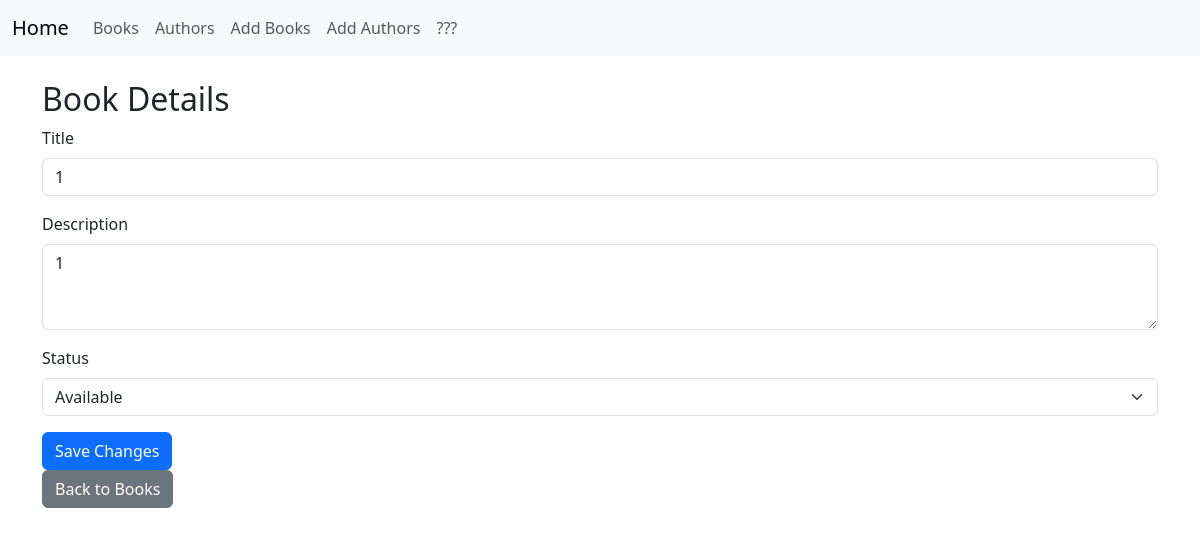
Screenshot of /books/1 with the database file from the repository.
### app/models.py (models this page shows, shortened)
class Book(db.Model):
    id = db.Column(db.Integer, primary_key=True)
    title = db.Column(db.String(100), index=True, unique=True)
    description = db.Column(db.Text)
    status_id = db.Column(db.Integer, db.ForeignKey('status.id'))
    authors = db.relationship('Author', secondary=book_authors, backref=db.backref('books', lazy='dynamic'))
    status = db.relationship('Status', backref='book_status', lazy=True)

class Status(db.Model):
    id = db.Column(db.Integer, primary_key=True)
    available = db.Column(db.Boolean, default=True)
    borrower_name = db.Column(db.String(100))
    borrowed_date = db.Column(db.String(100))
    books = db.relationship('Book', backref='status_books', lazy=True)

### app/routes.py (the view, shortened to what this page needs)
@app.route('/books/<int:book_id>', methods=['GET', 'POST'])
def books_details(book_id):
    book = Book.query.get(book_id)
    previous_status = book.status
    return render_template('book_details.html', book=book)

### app/templates/book_details.html (shortened to what this page needs)
{% extends "index.html" %}
{% block content %}
    <h2>Book Details</h2>
    <form method="POST">
        <div class="mb-3">
            <label for="title" class="form-label">Title</label>
            <input type="text" class="form-control" id="title" name="title" value="{{ book.title }}" required>
        </div>
        <div class="mb-3">
            <label for="description" class="form-label">Description</label>
            <textarea class="form-control" id="description" name="description" rows="3" required>{{ book.description }}</textarea>
        </div>
        <div class="mb-3">
            <label for="status" class="form-label">Status</label>
            <select class="form-select" id="status" name="status">
                {% if book.status.available %}
                    <option value="available" selected>Available</option>
                {% else %}
                    <option value="available">Available</option>
                    <option value="borrowed" selected>Borrowed</option>
                {% endif %}
            </select>
        </div>
        <button type="submit" class="btn btn-primary">Save Changes</button>
    </form>
    <a href="{{ url_for('books') }}" class="btn btn-secondary">Back to Books</a>
{% endblock %}

### rows the page displays
Book: title "1", description "1"
Status: status "Available"
